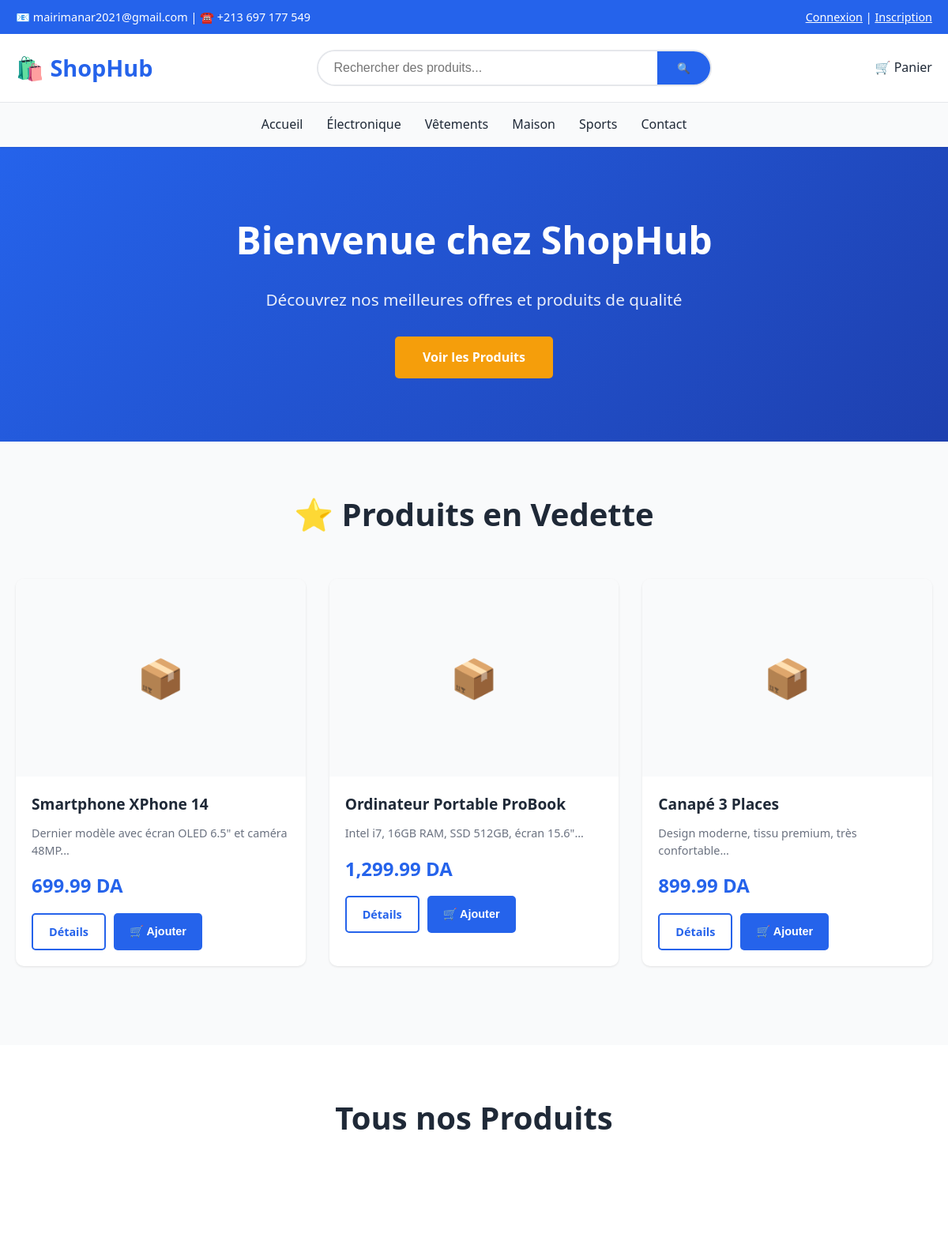
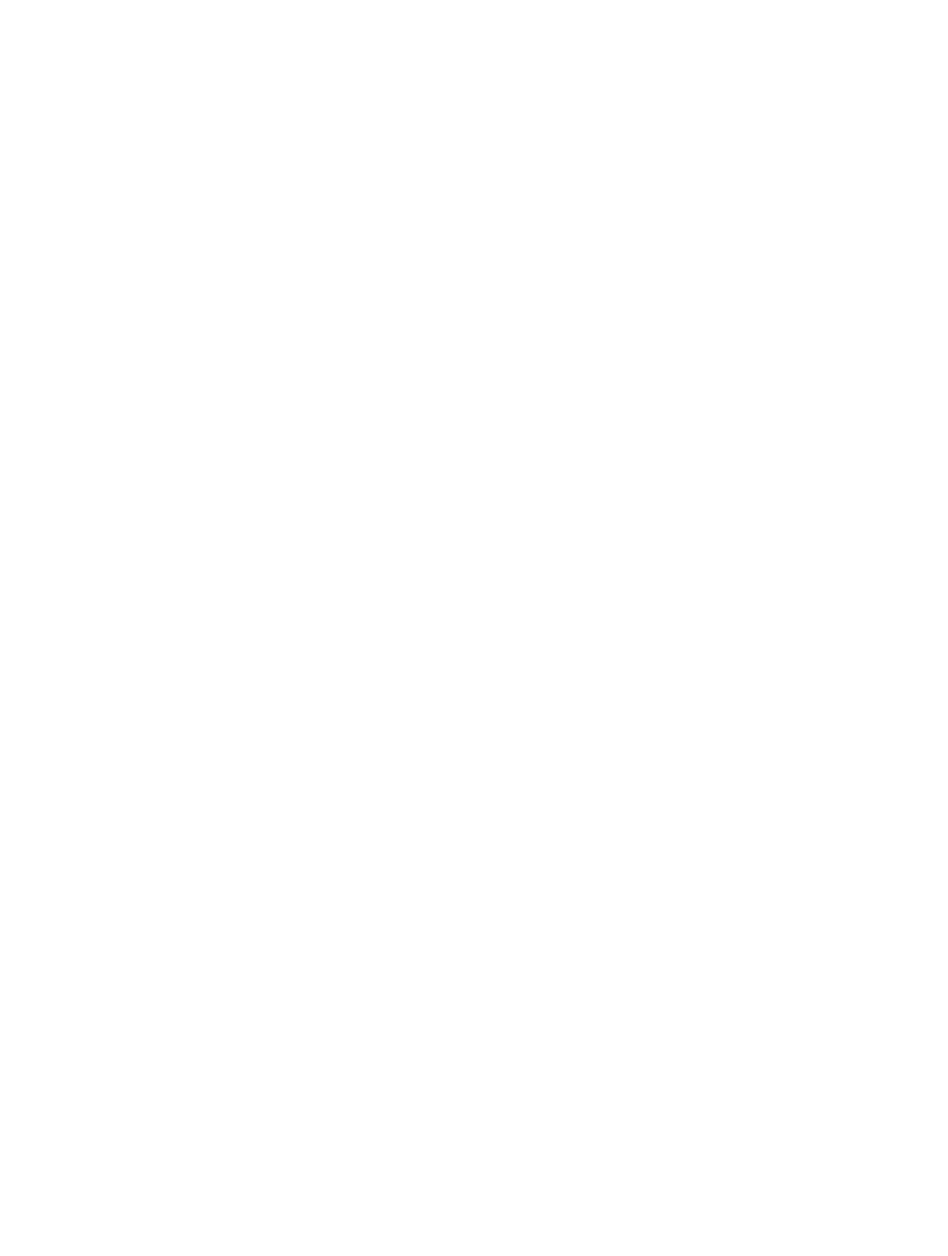
The page / (upper part) on the database its author committed (2 pictures, top to bottom).
### tables this page shows
CREATE TABLE IF NOT EXISTS categories (
    id INT AUTO_INCREMENT PRIMARY KEY,
    name VARCHAR(100) NOT NULL,
    description TEXT,
    created_at TIMESTAMP DEFAULT CURRENT_TIMESTAMP
);

CREATE TABLE IF NOT EXISTS products (
    id INT AUTO_INCREMENT PRIMARY KEY,
    name VARCHAR(200) NOT NULL,
    description TEXT,
    price DECIMAL(10, 2) NOT NULL,
    image VARCHAR(255),
    category_id INT,
    stock INT DEFAULT 0,
    featured BOOLEAN DEFAULT FALSE,
    created_at TIMESTAMP DEFAULT CURRENT_TIMESTAMP,
    FOREIGN KEY (category_id) REFERENCES categories(id) ON DELETE SET NULL
);

### index.php (the view, shortened to what this page needs)
<?php
require_once 'includes/config.php';
$stmt = $pdo->query("SELECT p.*, c.name as category_name FROM products p
                     LEFT JOIN categories c ON p.category_id = c.id
                     WHERE p.featured = 1
                     ORDER BY p.created_at DESC LIMIT 8");
$featured_products = $stmt->fetchAll();
$stmt = $pdo->query("SELECT * FROM categories");
$categories = $stmt->fetchAll();
?>
<!DOCTYPE html>
<html lang="fr">
<head>
    <link rel="stylesheet" href="css/style.css">
</head>
<body>
    <header>
        <div class="header-top">
            <div class="container">
                <div>📧 mairimanar2021@gmail.com | ☎️ +213 697 177 549</div>
                <div>
                    <?php if(isset($_SESSION['user_id'])): ?>
                        Bienvenue, <?php echo htmlspecialchars($_SESSION['username']); ?> |
                        <a href="logout.php" style="color: white;">Déconnexion</a>
                    <?php else: ?>
                        <a href="login.php" style="color: white;">Connexion</a> |
                        <a href="register.php" style="color: white;">Inscription</a>
                    <?php endif; ?>
                </div>
            </div>
        </div>
        <div class="header-main">
            <div class="container">
                <a href="index.php" class="logo">🛍️ ShopHub</a>
                <div class="search-bar">
                    <form action="search.php" method="GET">
                        <input type="text" name="q" placeholder="Rechercher des produits..." required>
                        <button type="submit">🔍</button>
                    </form>
                </div>
                <div class="header-actions">
                    <a href="cart.php">
                        🛒 Panier
                    </a>
                </div>
            </div>
        </div>
        <nav>
            <ul>
                <li><a href="index.php">Accueil</a></li>
                <?php foreach($categories as $category): ?>
                    <li><a href="category.php?id=<?php echo $category['id']; ?>">
                        <?php echo htmlspecialchars($category['name']); ?>
                    </a></li>
                <?php endforeach; ?>
                <li><a href="contact.php">Contact</a></li>
            </ul>
        </nav>
    </header>
    <section class="hero">
        <div class="container">
            <h1>Bienvenue chez ShopHub</h1>
            <p>Découvrez nos meilleures offres et produits de qualité</p>
            <a href="#products" class="btn">Voir les Produits</a>
        </div>
    </section>
    <?php if(count($featured_products) > 0): ?>
    <section class="products-section" style="background: var(--light-bg); padding: 60px 0;">
        <div class="container">
            <h2 class="section-title">⭐ Produits en Vedette</h2>
            <div class="products-grid">
                <?php foreach($featured_products as $product): ?>
                    <div class="product-card">
                        <div class="product-image">📦</div>
                        <div class="product-info">
                            <h3 class="product-name"><?php echo htmlspecialchars($product['name']); ?></h3>
                            <p class="product-description">
                                <?php echo htmlspecialchars(substr($product['description'], 0, 80)) . '...'; ?>
                            </p>
                            <div class="product-price"><?php echo number_format($product['price'], 2); ?> DA</div>
                            <div class="product-actions">
                                <a href="product.php?id=<?php echo $product['id']; ?>" class="btn btn-outline btn-sm">
                                    Détails
                                </a>
                                <button onclick="addToCart(<?php echo $product['id']; ?>)" class="btn btn-primary btn-sm">
                                    🛒 Ajouter
                                </button>
                            </div>
                        </div>
                    </div>
                <?php endforeach; ?>
            </div>
        </div>
    </section>
    <?php endif; ?>
    <section class="products-section" id="products">
        <div class="container">
            <h2 class="section-title">Tous nos Produits</h2>
            <div class="products-grid">
            </div>
        </div>
    </section>
</body>
</html>

### css/style.css (style rules this page uses)
:root { --primary-color: #2563eb; --secondary-color: #1e40af; --accent-color: #f59e0b; --text-color: #1f2937; --light-bg: #f9fafb; --border-color: #e5e7eb; --success-color: #10b981; --danger-color: #ef4444; --shadow: 0 1px 3px rgba(0, 0, 0, 0.1); --shadow-lg: 0 10px 25px rgba(0, 0, 0, 0.1); }
* { margin: 0; padding: 0; box-sizing: border-box; }
body { font-family: 'Segoe UI', Tahoma, Geneva, Verdana, sans-serif; line-height: 1.6; color: var(--text-color); background-color: #fff; }
.container { max-width: 1200px; margin: 0 auto; padding: 0 20px; }
header { background: #fff; box-shadow: var(--shadow); position: sticky; top: 0; z-index: 1000; }
.header-top { background: var(--primary-color); color: white; padding: 10px 0; font-size: 0.9em; }
.header-top .container { display: flex; justify-content: space-between; align-items: center; }
.header-main { padding: 20px 0; }
.header-main .container { display: flex; justify-content: space-between; align-items: center; gap: 30px; }
.logo { font-size: 1.8em; font-weight: bold; color: var(--primary-color); text-decoration: none; }
.search-bar { flex: 1; max-width: 500px; }
.search-bar form { display: flex; border: 2px solid var(--border-color); border-radius: 25px; overflow: hidden; }
.search-bar input { flex: 1; padding: 12px 20px; border: none; outline: none; font-size: 1em; }
.search-bar button { padding: 12px 25px; background: var(--primary-color); color: white; border: none; cursor: pointer; transition: background 0.3s; }
.header-actions { display: flex; gap: 20px; align-items: center; }
.header-actions a { display: flex; align-items: center; gap: 8px; color: var(--text-color); text-decoration: none; transition: color 0.3s; }
nav { background: var(--light-bg); border-top: 1px solid var(--border-color); }
nav ul { list-style: none; display: flex; justify-content: center; gap: 30px; padding: 15px 0; }
nav a { color: var(--text-color); text-decoration: none; font-weight: 500; transition: color 0.3s; }
.hero { background: linear-gradient(135deg, var(--primary-color) 0%, var(--secondary-color) 100%); color: white; padding: 80px 0; text-align: center; }
.hero h1 { font-size: 3em; margin-bottom: 20px; }
.hero p { font-size: 1.3em; margin-bottom: 30px; opacity: 0.9; }
.btn { display: inline-block; padding: 14px 35px; background: var(--accent-color); color: white; text-decoration: none; border-radius: 5px; font-weight: 600; transition: all 0.3s; border: none; cursor: pointer; font-size: 1em; }
.btn-primary { background: var(--primary-color); }
.products-section { padding: 60px 0; }
.section-title { text-align: center; font-size: 2.5em; margin-bottom: 50px; color: var(--text-color); }
.products-grid { display: grid; grid-template-columns: repeat(auto-fill, minmax(280px, 1fr)); gap: 30px; margin-bottom: 40px; }
.product-card { background: white; border-radius: 10px; overflow: hidden; box-shadow: var(--shadow); transition: all 0.3s; }
.product-image { width: 100%; height: 250px; object-fit: cover; background: var(--light-bg); display: flex; align-items: center; justify-content: center; color: #999; font-size: 3em; }
.product-info { padding: 20px; }
.product-name { font-size: 1.2em; font-weight: 600; margin-bottom: 10px; color: var(--text-color); }
.product-description { color: #6b7280; font-size: 0.9em; margin-bottom: 15px; line-height: 1.5; }
.product-price { font-size: 1.5em; color: var(--primary-color); font-weight: bold; margin-bottom: 15px; }
.product-actions { display: flex; gap: 10px; }
.btn-sm { padding: 10px 20px; font-size: 0.9em; }
.btn-outline { background: white; color: var(--primary-color); border: 2px solid var(--primary-color); }

### rows shown on the page
categories: name "Électronique"
categories: name "Vêtements"
categories: name "Maison"
categories: name "Sports"
products: name "Smartphone XPhone 14", description "Dernier modèle avec écran OLED 6.5\" et caméra 48MP", price "699.99"
products: name "Ordinateur Portable ProBook", description "Intel i7, 16GB RAM, SSD 512GB, écran 15.6\"", price "1,299.99"
products: name "Canapé 3 Places", description "Design moderne, tissu premium, très confortable", price "899.99"
